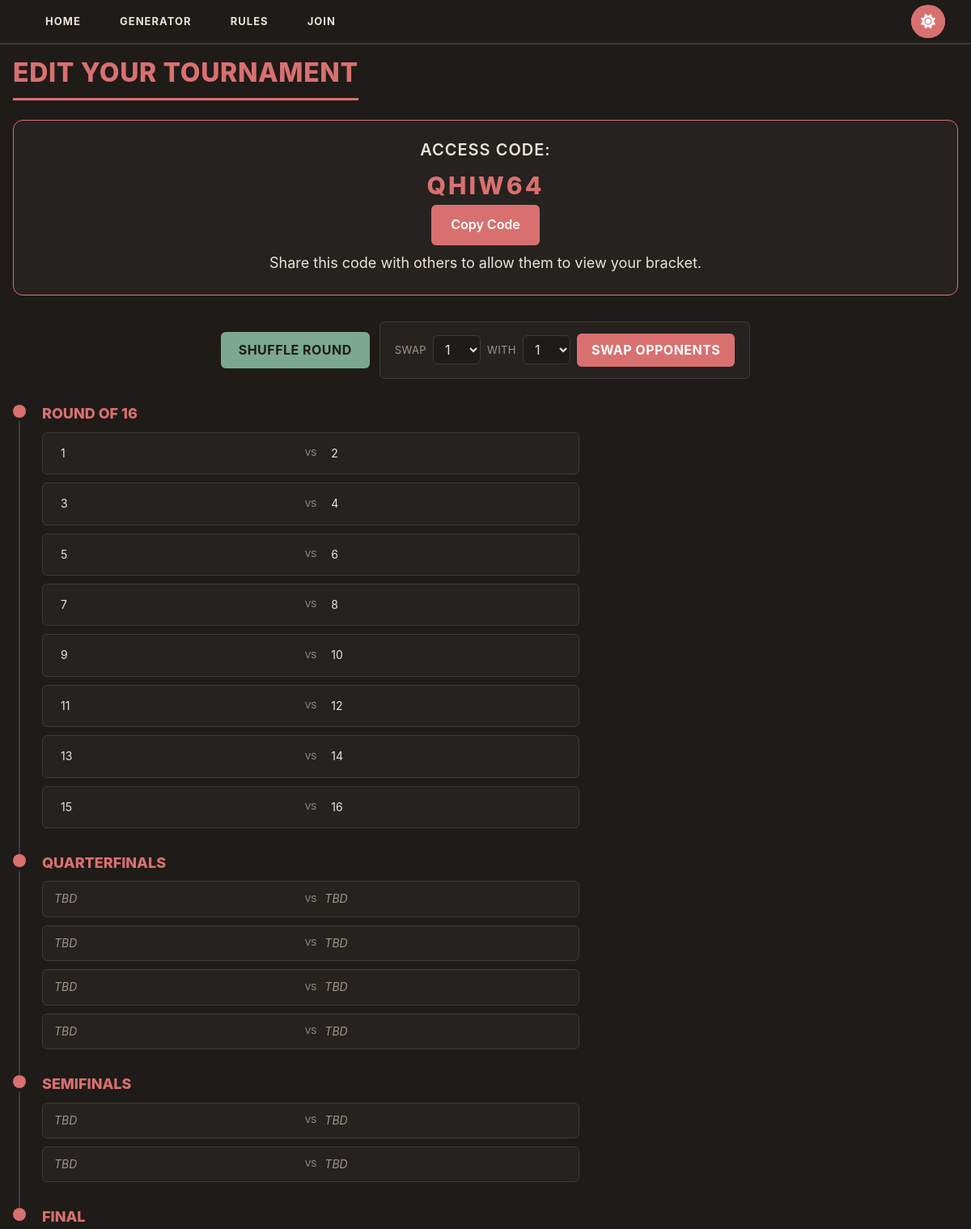
/bracket/created/QHIW64 (upper part), run on an earlier commit of the app's database.
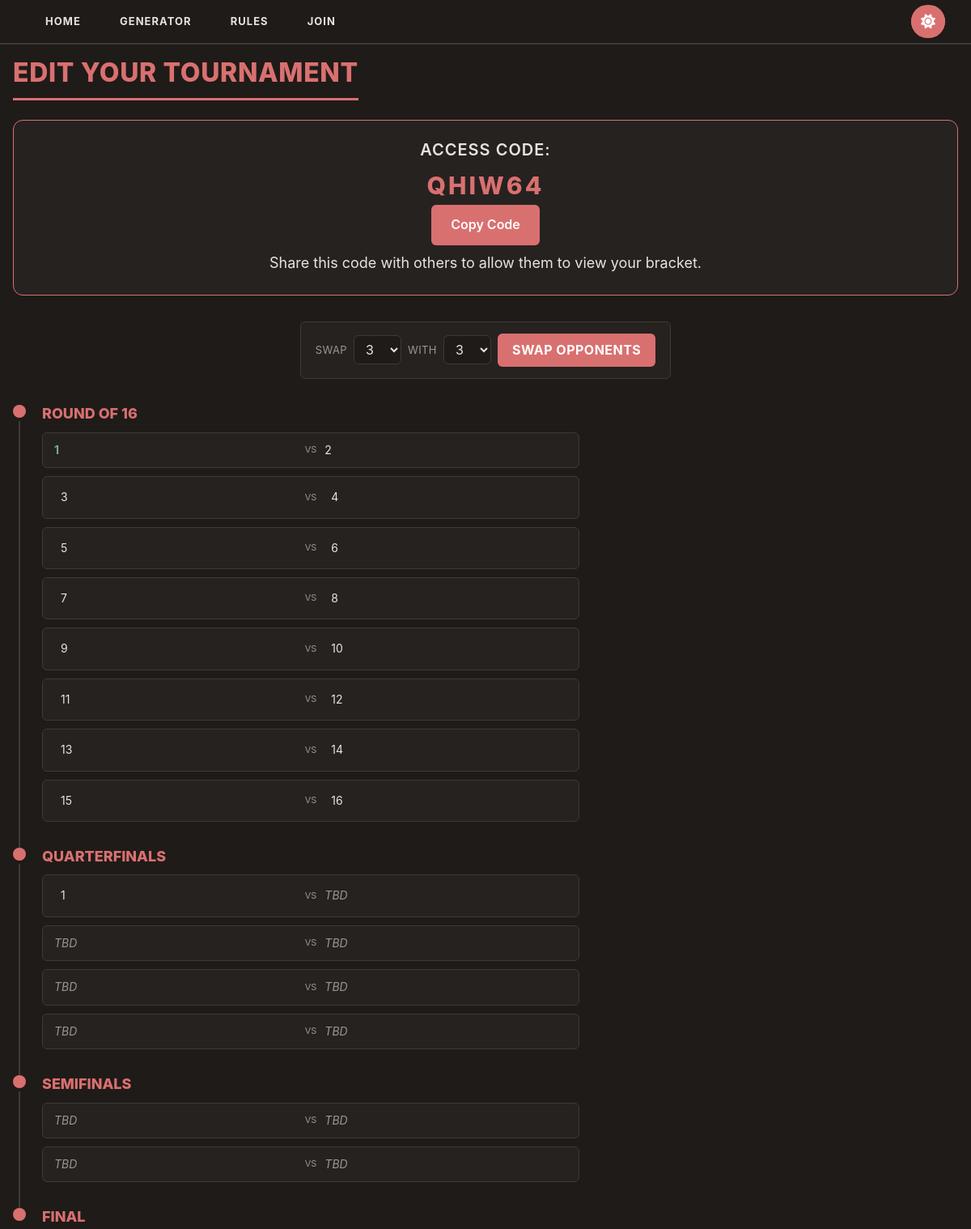
And on a later commit of the database.
### app.py (models this page shows)
class Match(db.Model):
    __tablename__ = 'matches'
    id = db.Column(db.Integer, primary_key=True)
    access_code = db.Column(db.String(6), nullable=False)
    round = db.Column(db.Integer, nullable=False)
    match_index = db.Column(db.Integer, nullable=False)
    team1_id = db.Column(db.Integer, db.ForeignKey('teams.id'), nullable=True)
    team2_id = db.Column(db.Integer, db.ForeignKey('teams.id'), nullable=True)
    winner_id = db.Column(db.Integer, db.ForeignKey('teams.id'), nullable=True)
    team1 = db.relationship('Bracket', foreign_keys=[team1_id])
    team2 = db.relationship('Bracket', foreign_keys=[team2_id])
    winner = db.relationship('Bracket', foreign_keys=[winner_id])

class Bracket(db.Model):
    __tablename__ = 'teams'
    id = db.Column(db.Integer, primary_key=True)
    name = db.Column(db.String(100), nullable=False)
    seed = db.Column(db.Integer, nullable=False)
    access_code = db.Column(db.String(6), nullable=True)

### app.py (the view)
@app.route('/bracket/created/<code>')
def bracket_created(code):
    ctx = get_bracket_context(code)
    if ctx is None:
        flash('Bracket not found', 'error')
        return redirect(url_for('join_bracket'))
    return render_template(
        'bracket.html',
        teams=ctx["teams"],
        rounds=ctx["rounds"],
        num_teams=ctx["num_teams"],
        allowed_sizes=ALLOWED_SIZES,
        final_match=ctx["final_match"],
        pending_teams=ctx["pending_teams"],
        reshuffle_round=ctx["reshuffle_round"],
        code=ctx["code"],
        is_creator=True,
        tournaments=get_all_tournaments()
    )

### app.py (called while the page is built)
def round_label(round_num, total_rounds, num_teams):
    if round_num == total_rounds:
        return "Final"
    if round_num == total_rounds - 1:
        return "Semifinals"
    if round_num == total_rounds - 2:
        return "Quarterfinals"
    participants = num_teams // (2 ** (round_num - 1))
    return f"Round of {participants}"

### templates/bracket.html (shortened to what this page needs)
{% extends 'base.html' %}
{% block content %}
{% if code %}
<h1>Edit Your Tournament</h1>
<div class="code-badge">
    <div class="code-badge-content">
        <div class="code-badge-info">
            <h3>Access Code:</h3>
            <div class="code-badge-code">{{ code }}</div>
            <button onclick="navigator.clipboard.writeText('{{ code }}')">Copy Code</button>
            <div class="code-badge-description">Share this code with others to allow them to view your bracket.</div>
        </div>
    </div>
</div>
{% endif %}
{% if pending_teams or reshuffle_round %}
<div class="bracket-actions">
    {% if reshuffle_round %}
    <form action="{{ url_for('reshuffle', code=code) }}" method="POST" class="reshuffle-form" data-confirm="Shuffle the matchups for this round?">
        <button type="submit" class="reshuffle-btn">Shuffle Round</button>
    </form>
    {% endif %}
    {% if pending_teams %}
    <form action="{{ url_for('swap_teams', code=code) }}" method="POST" class="swap-form" data-confirm="Are you sure you want to swap these two teams' opponents?">
        <label for="team_a">Swap</label>
        <select id="team_a" name="team_a" required>
            {% for team in pending_teams %}
            <option value="{{ team.id }}">{{ team.name }}</option>
            {% endfor %}
        </select>
        <label for="team_b">with</label>
        <select id="team_b" name="team_b" required>
            {% for team in pending_teams %}
            <option value="{{ team.id }}">{{ team.name }}</option>
            {% endfor %}
        </select>
        <button type="submit" class="swap-btn">Swap Opponents</button>
    </form>
    {% endif %}
</div>
{% endif %}
{% if rounds %}
<div class="bracket-timeline">
{% for round in rounds %}
<div class="timeline-round">
    <div class="timeline-marker">
        <span class="timeline-dot"></span>
        {% if not loop.last %}<span class="timeline-line"></span>{% endif %}
    </div>
    <div class="timeline-content">
        <h3>{{ round.label }}</h3>
        <div class="timeline-matches">
        {% for match in round.matches %}
        <div class="timeline-match">
            {% if match.team1_id %}
                {% if match.winner_id %}
                    <span class="timeline-team {% if match.winner_id == match.team1_id %}winner{% endif %}">{{ match.team1.name }}</span>
                {% else %}
                    <form action="{{ url_for('declare_winner', match_id=match.id, winner_id=match.team1_id, code=code) }}" method="POST" class="timeline-team-form">
                        <button type="submit" class="timeline-team timeline-team-button">{{ match.team1.name }}</button>
                    </form>
                {% endif %}
            {% else %}
                <span class="timeline-team timeline-team-tbd">TBD</span>
            {% endif %}
            <span class="timeline-vs">vs</span>
            {% if match.team2_id %}
                {% if match.winner_id %}
                    <span class="timeline-team {% if match.winner_id == match.team2_id %}winner{% endif %}">{{ match.team2.name }}</span>
                {% else %}
                    <form action="{{ url_for('declare_winner', match_id=match.id, winner_id=match.team2_id, code=code) }}" method="POST" class="timeline-team-form">
                        <button type="submit" class="timeline-team timeline-team-button">{{ match.team2.name }}</button>
                    </form>
                {% endif %}
            {% else %}
                <span class="timeline-team timeline-team-tbd">TBD</span>
            {% endif %}
        </div>
        {% endfor %}
        </div>
    </div>
</div>
{% endfor %}
</div>
{% endif %}
{% endblock %}

### templates/base.html (shortened to what this page needs)
<!DOCTYPE html>
<html lang="en">
<head>
    <link href="https://cdn.jsdelivr.net/npm/bootstrap@5.3.8/dist/css/bootstrap.min.css" rel="stylesheet">
    <link rel="stylesheet" href="https://cdnjs.cloudflare.com/ajax/libs/font-awesome/6.4.0/css/all.min.css">
    <link rel="stylesheet" href="{{ url_for('static', filename='style.css') }}">
</head>
<body>
    <nav>
        <ul class="nav-links">
            <li><a href="{{ url_for( 'index' )}}"{% if request.endpoint == 'index' %} class="active"{% endif %}>Home</a></li>
            <li><a href="{{ url_for('bracket')}}"{% if request.endpoint == 'bracket' %} class="active"{% endif %}>Generator</a></li>
            <li><a href="{{ url_for('rules')}}"{% if request.endpoint == 'rules' %} class="active"{% endif %}>Rules</a></li>
            <li><a href="{{ url_for('join_bracket')}}"{% if request.endpoint == 'join_bracket' %} class="active"{% endif %}>Join</a></li>
        </ul>
        <div class="theme-button-wrapper" id="theme-toggle">
           <button class="theme-icon-btn" id="icon-btn" onclick="toggleExpand()">
                <i class="fa-solid fa-sun"></i>
            </button>
        </div>
    </nav>
    <div class="container">
    {% block content %}
    {% endblock %}
    </div>
</body>
</html>

What changed in the data, as far as the page shows it:
changed Match (number 1 of 14 on the later page): winner_id empty → 13 (drawn)
changed Match (number 9 of 14 on the later page): team1_id empty → 13 (drawn)
Also different on the page:
form field team_a: "1" → "3"
form field team_b: "1" → "3"
list line gone: "1 2"
new list line: "1 2"
list line gone: "TBD"
new list line: "1"
text no longer shown: "SHUFFLE ROUND"
